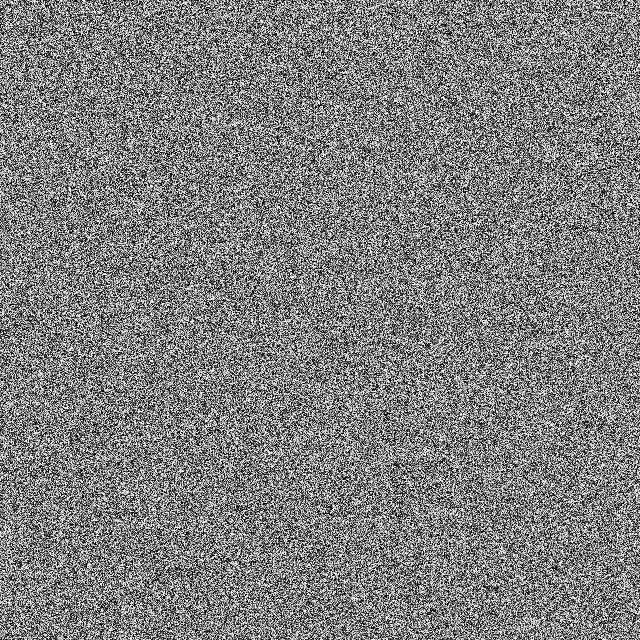
Frame 1 (no input)
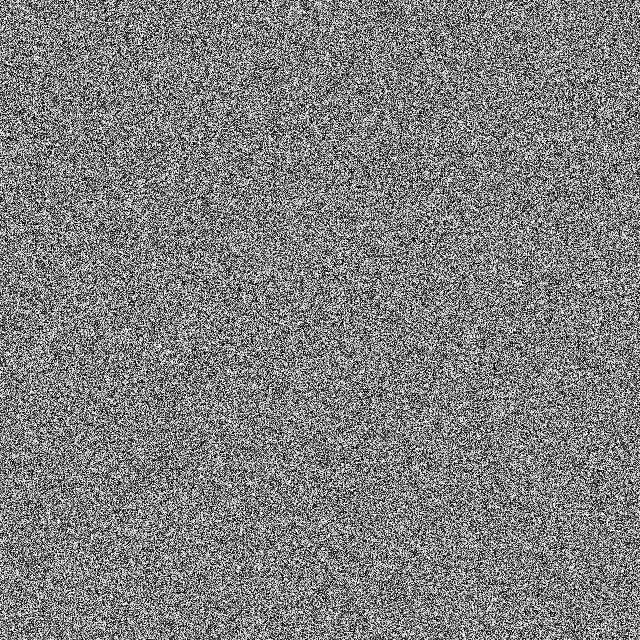
Frame 60 (the mouse pressed at the canvas centre just before this capture)
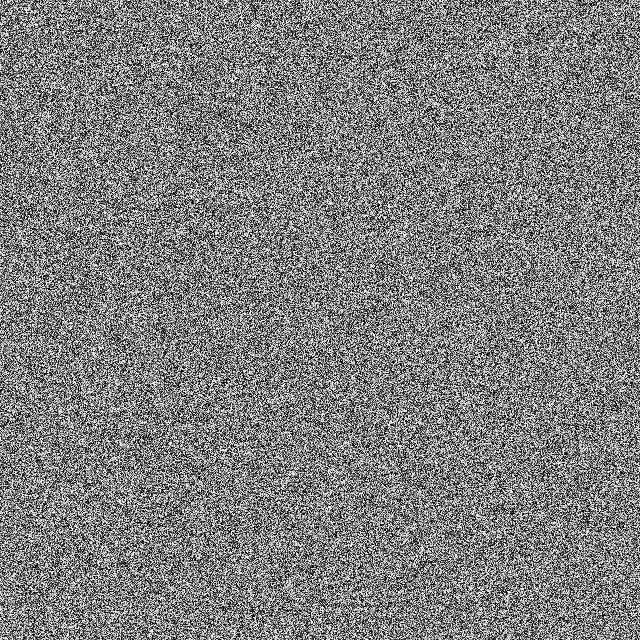
Frame 120 (the mouse held since frame 60 and released just before this capture)

The Processing sketch that drew these frames (run headless with seeded random() and noise(); from frame 60 on, the mouse is pressed at the canvas centre):

// Processing sketch: random_noise
// ── random_noise.pde
int height = 640;
int width = 640;
void setup() 
{
  size(640, 640);
}

void draw() {
  loadPixels();
  for (int x = 0; x < width; x+=1) {
    for (int y = 0; y < height; y+=1) {
      float brightness = random(255);
      pixels[x+y*width] = color(brightness);
    }
  }
  updatePixels();
}
